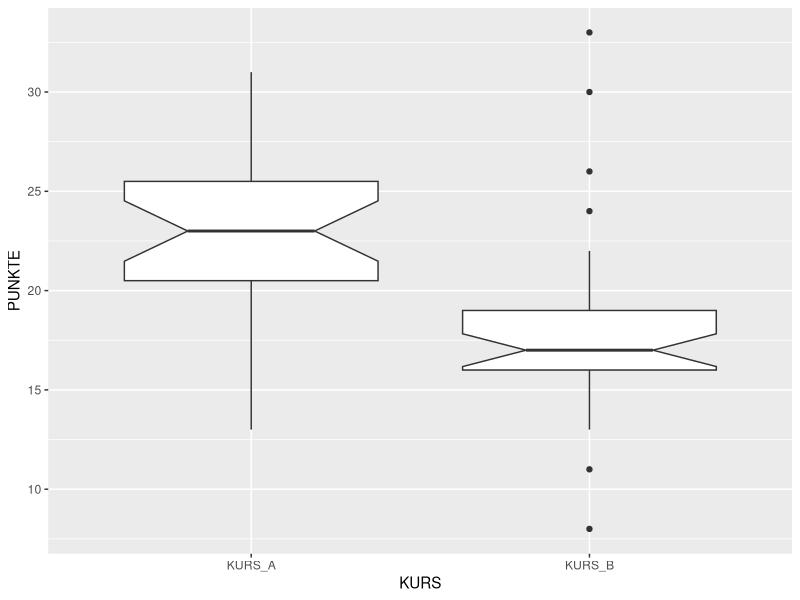
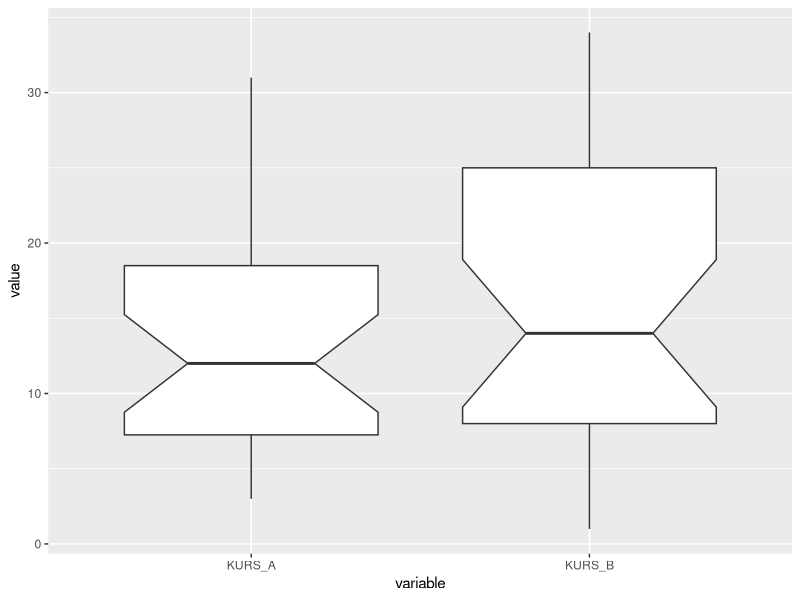

Recreate these plots in R, in order.
# Pakete installieren bzw. laden
sapply(c("vcd", "reshape2", "ggplot2", "scales", "dplyr"), function(x) 
  if(!is.element(x, installed.packages())) install.packages(x, dependencies = T))

lapply(list("vcd", "reshape2", "ggplot2", "scales", "dplyr"), require, character.only=T)

# Optionen
options(stringsAsFactors = F)


######################
## Chi-Quadrat-Test ##
######################

# fiktiven Datensatz generieren
df <- data.frame(KURS_A=c(BESTANDEN=25,NICHT_BESTANDEN=5), 
                 KURS_B=c(BESTANDEN=17,NICHT_BESTANDEN=13))
chisq.test(as.matrix(df))

# Abhaengigkeit des Chi-Quadrat-Tests von der Stichprobengroesse
df2 <- data.frame(KURS_A=c(BESTANDEN=250,NICHT_BESTANDEN=50), 
                 KURS_B=c(BESTANDEN=170,NICHT_BESTANDEN=130))
chisq.test(as.matrix(df2))

# mit assocstats:
assocstats(as.matrix(df))
assocstats(as.matrix(df2))


##################################
# t-Test und Mann-Whitney U-Test #
##################################

## a) t-Test: ##

# fiktive Daten generieren
set.seed(1138) # damit bekommen Sie beim Zufallsgenerator (naechste Zeile) immer die gleichen Daten
df <- round(rnorm(60, mean = 20, sd = 5))
df <- sort(df)
df <- as.data.frame(df)
df$KURS <- c(sample(c("KURS_A", "KURS_B"), 30, prob = c(0.2,0.8), replace = T),
             sample(c("KURS_A", "KURS_B"), 30, prob = c(0.8,0.2), replace = T))
colnames(df) <- c("PUNKTE", "KURS")


# zuerst plotten wir die Daten...
# als Boxplot:
ggplot(df, aes(x = KURS, y = PUNKTE)) + geom_boxplot(notch = TRUE)


# ueberpruefen, ob die Daten der Normalverteilung entsprechen
# (denn das ist Voraussetzung fuer t-Test)
shapiro.test(df$PUNKTE) # ja


# t-Test
t.test(subset(df, KURS == "KURS_A")$PUNKTE,
       subset(df, KURS == "KURS_B")$PUNKTE)



## b) Mann-Whitney U-Test: ##

# fiktive Daten generieren
set.seed(1138)
df <- data.frame(KURS_A = c(round(rnorm(25, mean = 10, sd = 5)),
                      round(rnorm(5, mean = 25, sd = 5))),
           KURS_B = c(abs(round(rnorm(17, mean = 10, sd = 5))),
                      abs(round(rnorm(13, mean = 25, sd = 5)))))



# zuerst plotten wir die Daten...
# dafuer muessen wir sie zunaechst ins lange Format ueberfuehren:
df2 <- melt(df) 

# als Boxplot:
ggplot(df2, aes(x = variable, y = value)) + geom_boxplot(notch = TRUE)

# ueberpruefen, ob Voraussetzungen fuer t-Test gegeben sind:
shapiro.test(df2$value) # nicht normalverteilt

# Wilcoxon Rank-Sum Test
wilcox.test(subset(df2, variable=="KURS_A")$value,
            subset(df2, variable=="KURS_B")$value, exact = F)

